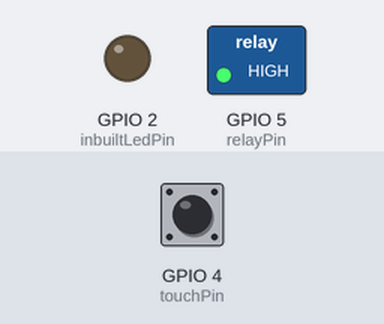
The sketch below on a simulated ESP32. Shown: switched loads named in the sketch (green lamp = pin HIGH), output pins drawn as LEDs (lit = HIGH). The test bench sets the inputs (shaded band); at power-on: GPIO 4 (touchPin) HIGH.

Above: at 1.2 s.
1.3 s: GPIO 4 (touchPin) pulled LOW for 0.15 s
At 1.9 s:
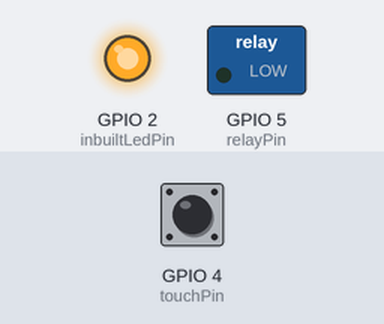
2.9 s: GPIO 4 (touchPin) pulled LOW for 1 s
At 4.4 s:
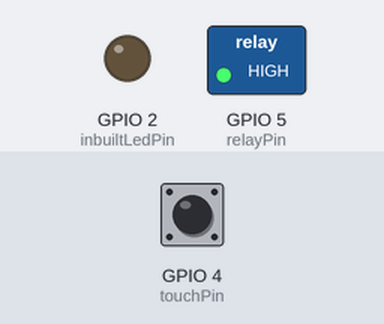
5.4 s: GPIO 4 (touchPin) pulled LOW for 3.2 s
At 6.3 s:
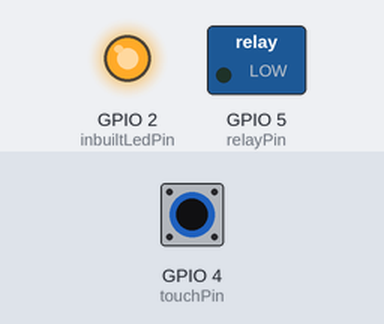
Timing chart, 0 to 8.4 s (numbered marks = the images above; inputs shaded):
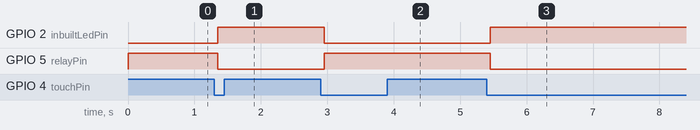

Measured:
- after the input at 1.3 s, GPIO 2 (inbuiltLedPin): LOW → HIGH after 0.05 s; GPIO 5 (relayPin): HIGH → LOW after 0.05 s
- after the input at 2.9 s, GPIO 2 (inbuiltLedPin): HIGH → LOW after 0.05 s; GPIO 5 (relayPin): LOW → HIGH after 0.05 s
- after the input at 5.4 s, GPIO 2 (inbuiltLedPin): LOW → HIGH after 0.05 s; GPIO 5 (relayPin): HIGH → LOW after 0.05 s

The sketch:

sketch_aug13b.ino
```cpp
// set pin numbers
const int touchPin = 4;      // Your touch sensor input
const int inbuiltLedPin = 2; // Assuming your inbuilt LED is on Pin 2
const int relayPin = 5;     // Example: Let's use Pin 18 for the relay to avoid conflict with inbuiltLedPin
const int threshold = 30;   // Set the threshold (adjust based on your touch sensor)
int deviceState = LOW;       // The current state for both the inbuilt LED and relay
int touchState;             // The current reading from the input pin
int lastTouchState = LOW;   // The previous reading from the input pin
unsigned long lastDebounceTime = 0; // The last time the output pins were toggled
unsigned long debounceDelay = 50;   // The debounce time; increase if the output flickers
void setup() {
  pinMode(inbuiltLedPin, OUTPUT);
  pinMode(relayPin, OUTPUT);
  // Set initial state for both (OFF)
  digitalWrite(inbuiltLedPin, deviceState);
  digitalWrite(relayPin, !deviceState);
}
void loop() {
  // Read the state of the touch pin
  int reading = touchRead(touchPin);
  // Binarize touch reading for easy operation
  if (reading < threshold) {
    reading = HIGH; // Assuming HIGH when touched (adjust if your sensor is inverted)
  } else {
    reading = LOW;
  }
  // If the pin is touched:
  if (reading != lastTouchState) {
    // Reset the debouncing timer
    lastDebounceTime = millis();
  }
  if ((millis() - lastDebounceTime) > debounceDelay) {
    // Whatever the reading is at, it's been there for longer than the debounce
    // delay, so take it as the actual current state:
    // If the touch state has changed:
    if (reading != touchState) {
     touchState = reading;
      // Only toggle the devices if the new touch state is HIGH (touched)
      if (touchState == HIGH) {
        deviceState = !deviceState; // Toggle the state for both
      }
    }
  }
  // Set both the inbuilt LED and the relay to the current deviceState
  digitalWrite(inbuiltLedPin, deviceState);
  digitalWrite(relayPin, !deviceState);

 // Save the reading. Next time through the loop, it'll be the lastTouchState:
  lastTouchState = reading;
}
```
